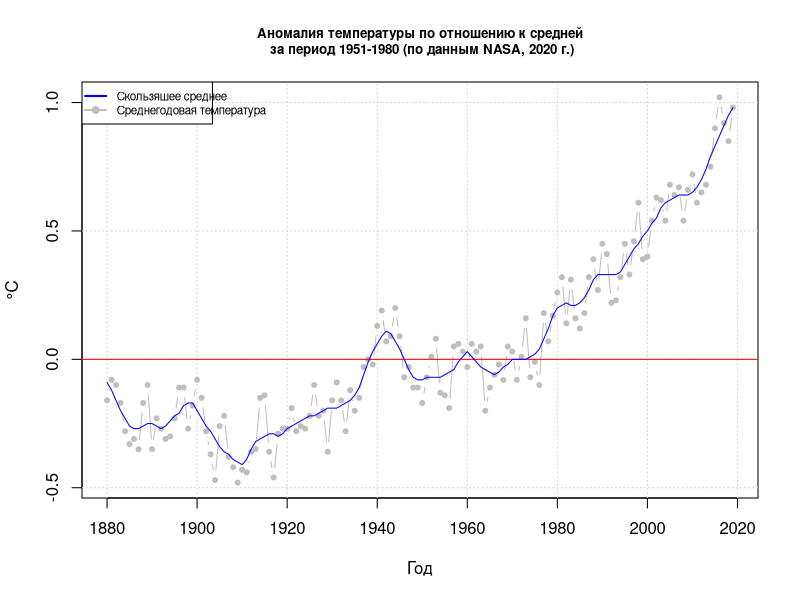
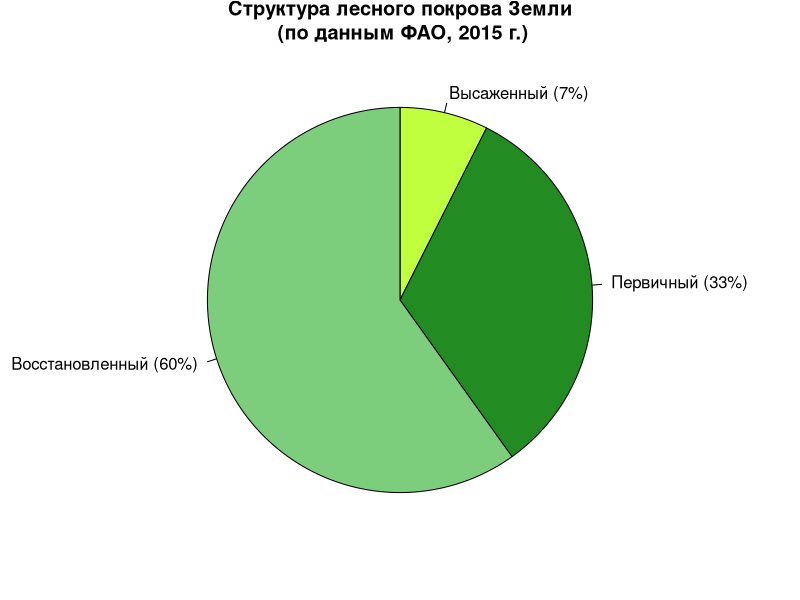
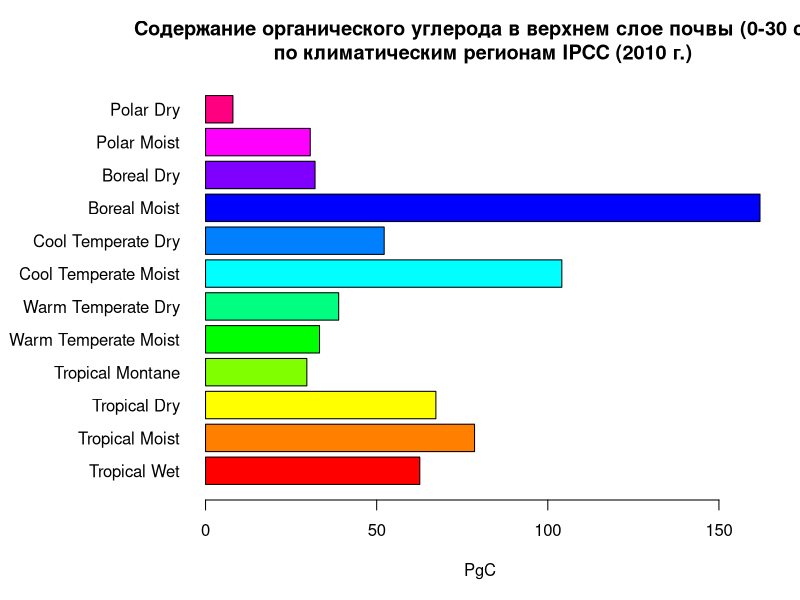
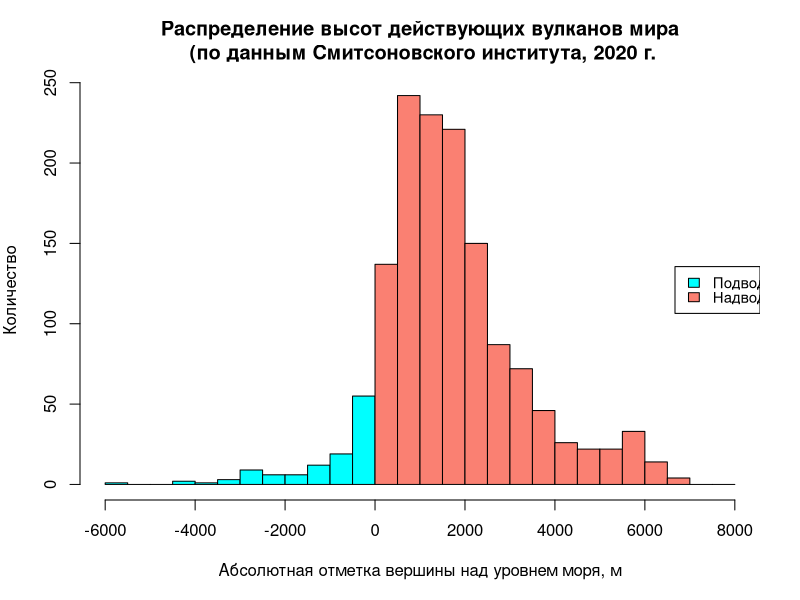

Write the R code that produced these figures, in order.
library(tidyverse)
library(readxl)
library(RColorBrewer)

#Построение первого графика аномалии температур
temp <- read_table2('graph.txt', skip = 5, col_names = c('year', 'no_smooth', 'lowess'))

plot(temp$year, temp$no_smooth, 
     main = list('Аномалия температуры по отношению к средней\n за период 1951-1980 (по данным NASA, 2020 г.)', cex = 0.8),
     xlab = 'Год',
     ylab = '°С',
     col = 'grey',
     type = 'c') 
grid() #добавление сетки
points(temp$year, temp$no_smooth,
       pch = 20,
       col = 'grey') #точки среднегодовой температуры
abline(h = 0, col = 'red') #добавление линии 0
lines(temp$year, temp$lowess, col = 'blue') #добавлении линии скользящего среднего

text <- c('Скользяшее среднее', 'Среднегодовая температура')
legend('topleft', text,
       col = c('blue', 'grey'),
       lwd = c(2, 2),
       text.width = strwidth(text)[1]/1.8,
       pch = c(NA, 20),
       cex = 0.7,
       pt.cex = 1.2) # создание и модификация легенды

#----------------------------------------------------------------------------------

#Построение второго графика структуры лесного покрова Земли
trees <- read.csv('fao_treecover_extent__ha.csv') %>% 
  select(c(-1, -2, -6, -7)) %>% 
  sapply(sum, na.rm = T) %>% 
  as_tibble() %>% 
  mutate(name = c('Высаженный', 'Первичный', 'Восстановленный'), .before = 1) #преобразование исходных данных, получение аггрегированных значений по данным исходной таблицы

par(mar = c(2, 2, 2, 2))
names2 <- paste(trees$name, ' (', round((100* trees$value / sum(trees$value)), 0), '%)', sep = '')
pie(trees$value, names2,
    clockwise = T,
    main = "Структура лесного покрова Земли\n (по данным ФАО, 2015 г.)",
    col = c('olivedrab1', 'forestgreen', 'palegreen3')) #построение круговой диаграммы

#-----------------------------------------------------------------------------------

#Построение третьего графика содержания углерода по климатич регионам
soil <- read_xlsx('PgC.xlsx', skip = 1)[3:14,] %>% 
  rename(name = `...1`, Tier = `Tier 1`) 
soil <- tibble(soil$name, as.data.frame(lapply(soil[, 2:6], as.numeric))) %>% 
  rename(name = `soil$name`) #преобразования исходных данных в рабочий tibble

par(mar = c(5, 10, 4, 2))
barplot(soil$Topsoil, names.arg = soil$name, 
        horiz = T,
        las = 1,
        main = 'Содержание органического углерода в верхнем слое почвы (0-30 см)\n по климатическим регионам IPCC (2010 г.)',
        xlab = 'PgC',
        col = rainbow(length(soil$name))) #построене горизонатального столбчатого графика

#-----------------------------------------------------------------------------------

#Построение графика распределения высот вулканов
volcano <- read_xlsx('GVP_Volcano_List_Holocene.xlsx', skip = 1)
par(mar = c(5, 4, 4, 2))

my_hist <- hist(volcano$`Elevation (m)`,
     breaks = seq(-6000, 8000, 500),
     plot = F) #Основные параметры гистограммы

my_color <- ifelse(my_hist$breaks < 0, 'cyan', 'salmon') #выбор цветов для подводных и надводных
plot(my_hist, col = my_color,      xlim = c(-6000, 8000),
     main = 'Распределение высот действующих вулканов мира\n (по данным Смитсоновского института, 2020 г.',
     xlab = 'Абсолютная отметка вершины над уровнем моря, м',
     ylab = 'Количество') #создание самой гистограммы

text1 <- c('Подводные', 'Надводные')
legend('right', text1,
       fill = c('cyan', 'salmon'),
       cex = 0.9,
       y.intersp = 0.8,
       text.width = strwidth(text1)[1]/2.2) #создание легенды для гистограммы
